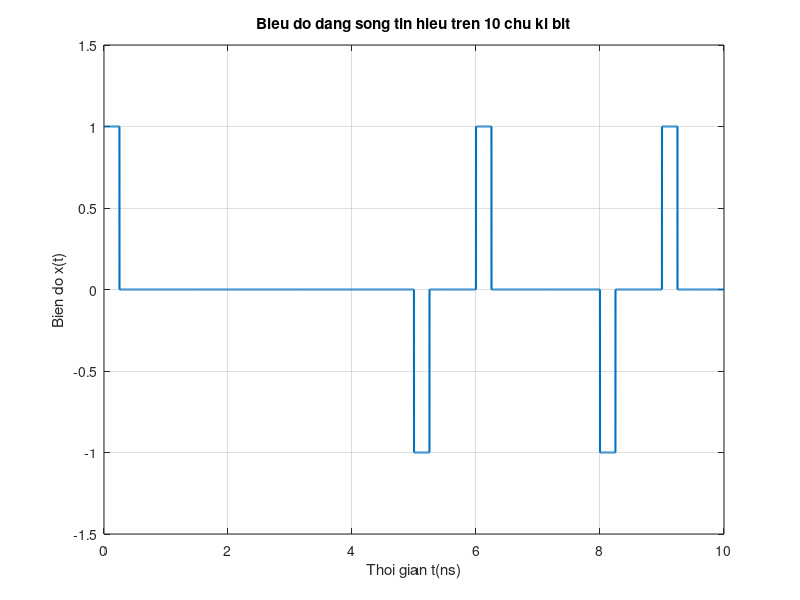

Write MATLAB code to recreate this figure.
clc; clear;

% a. Tao chuoi bi gom 100 phan tu
Nbit = 100;
bit = randi([0 1], 1, Nbit);
disp('Chuoi bit nhi phan: ');
disp(bit);

% b. Ma duong RZ 25% luong cuc 1Gb/s
Rb = 1e9;       % Toc do bit
Tb = 1 / Rb;    % Chu ki bit

Ns = 1000;      % So mau tren 1 bit
ts = Tb / Ns;   % Chu ki lay mau

x = [];
muc_1 = 1;

for k = 1:Nbit
    if bit(k) == 1
        x = [x, muc_1*ones(1, Ns*0.25), zeros(1, Ns*0.75)];
        muc_1 = -muc_1;
    else
        x = [x, zeros(1, Ns)];
    end
end

% c. Ve bieu dien dang song tren 10 chu ki bit
N_view = 10;
Ns_view = N_view * Ns;      % So mau trong 10 chu ki

t = 0:ts:N_view*Tb - ts;

figure;
plot(t * 1e9, x(1:Ns_view), 'LineWidth', 1.5);
grid on;
xlabel('Thoi gian t(ns)');
ylabel('Bien do x(t)');
title('Bieu do dang song tin hieu tren 10 chu ki bit');
xlim([0 N_view * Tb * 1e9]);
ylim([-1.5 1.5]);
